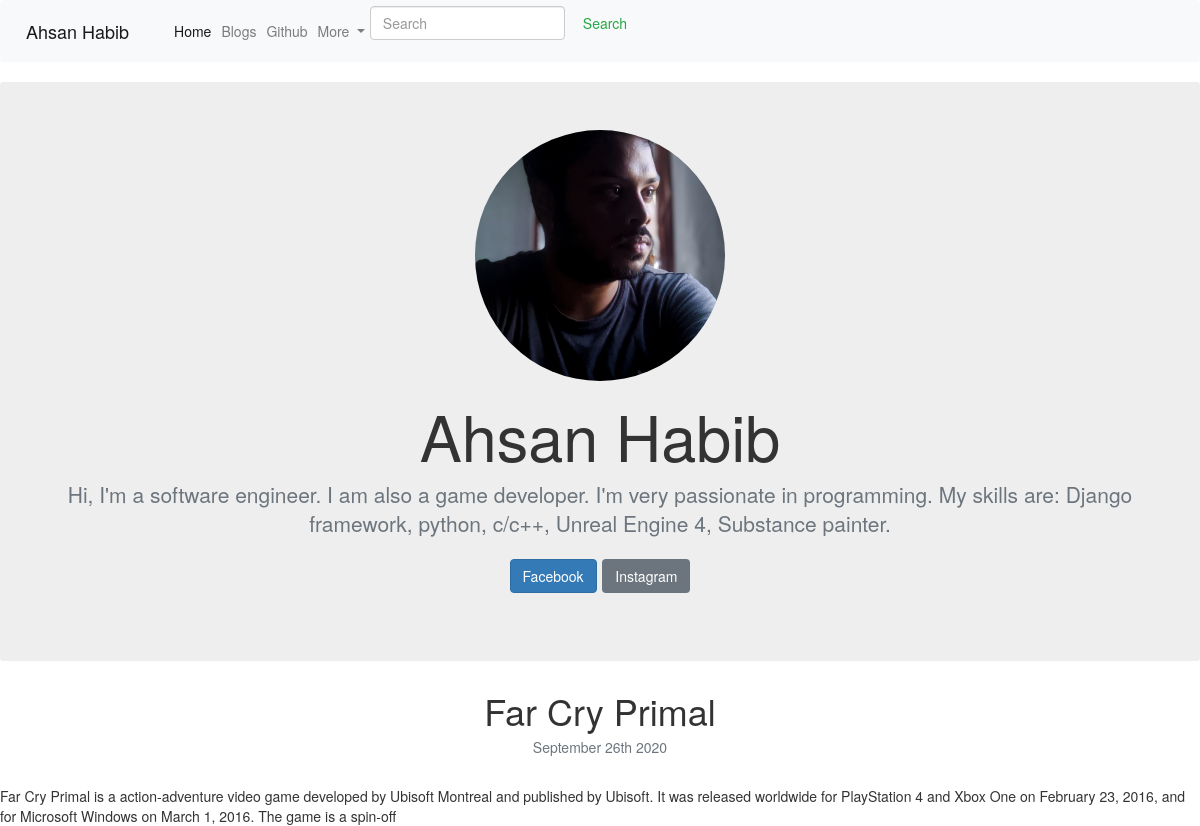
The app's page /blog/4/, older data.
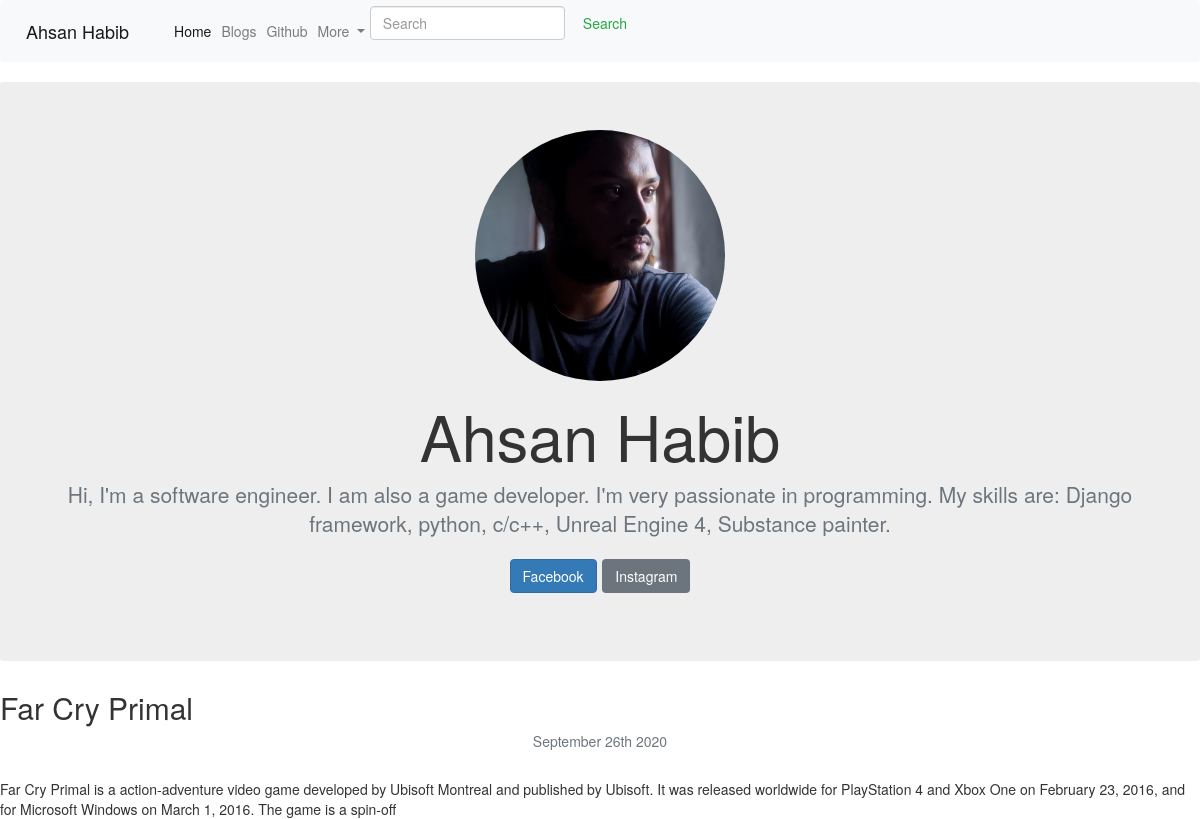
The same page, newer data.
### blog/views.py (the view)
# urls.py: path('<int:blog_id>/', views.detail, name='detail'),
def detail(request, blog_id):
    blog = get_object_or_404(Blog, pk=blog_id)
    return render(request, 'blog/detail.html', {'blog':blog})

### blog/templates/blog/detail.html
{% extends "portfolio/base.html" %}
{% load static %}
{% block content %}
<h1 class="text-center mt-5" id="blogdetailtitle">{{ blog.title|safe }}</h1>
<h5 class="text-center text-muted mb-5">{{ blog.date|date:'F jS Y' }}</h5>
{{ blog.description|safe }}
{% endblock %}

Row changes from the older to the newer data that the page shows:
changed Blog "Far Cry Primal": title "Far Cry Primal" → "<h2>Far Cry Primal</h2>" (drawn)
